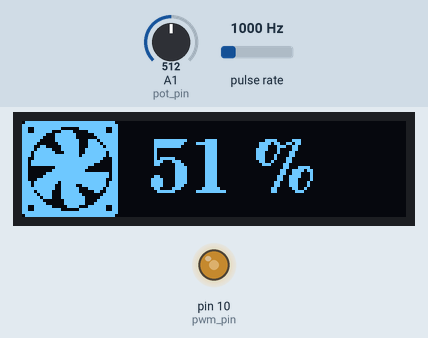
Bench run of a sketch on a simulated SparkFun Pro Micro, built with avr-gcc and run on an emulated ATmega32U4. On the bench: 128×32 one-colour display, output pins drawn as LEDs (lit = HIGH). Wiring (inferred from the names in the program): pulse sensor: data pin 7. The inputs (shaded band) are chosen by the test bench; at power-on: pulse rate 1000 Hz, A1 (pot_pin) = 512.

Above: at 1.2 s.
1.3 s: pulse rate (sensor on pin 7) set to 100 Hz
At 1.43 s:
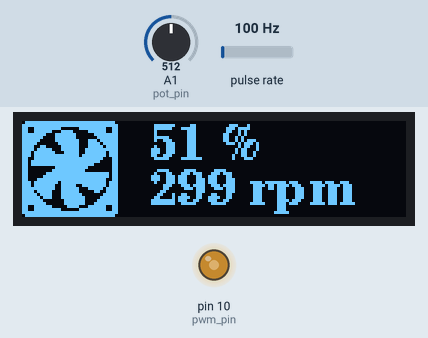
3.0 s: pulse rate (sensor on pin 7) set to 1250 Hz
6.0 s: A1 (pot_pin) set to 1023
At 7.0 s:
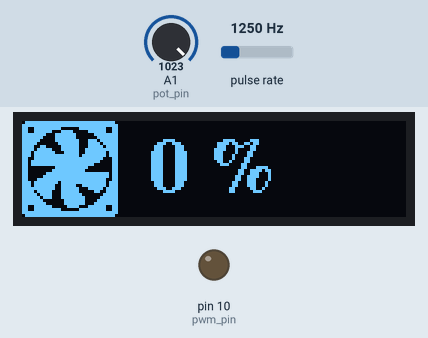
7.6 s: A1 (pot_pin) set to 900
At 8.4 s:
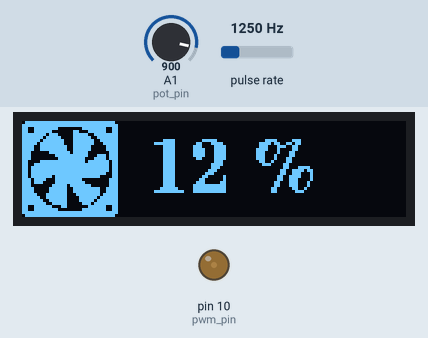
9.3 s: A1 (pot_pin) set to 306
At 10.2 s:
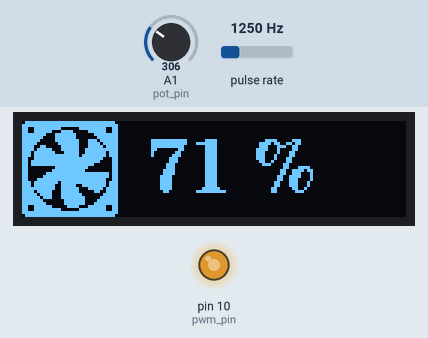
11.1 s: A1 (pot_pin) set to 122
At 12.1 s:
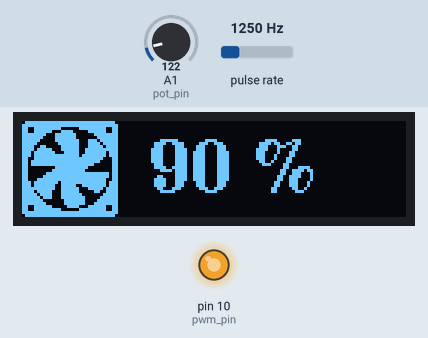
Timing chart, 0 to 13.9 s (numbered marks = the images above; inputs shaded):
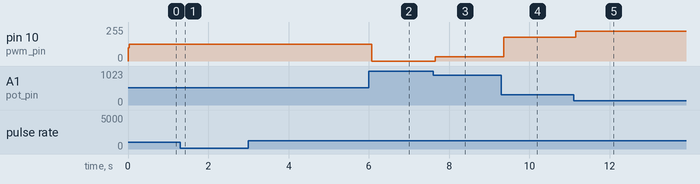

The sketch:

FanControllerMK2.ino
```cpp
/* FanController MK2
 * By Karl Kristian Dyrholm Torp
 * Arduino Pro Micro
 * 128x32 I2C OLED. SDA - D2, SCL - D3
 * Potmeter on ACD input A1
 * FAN tachometer input on D7
 * FAN PWM output on D10
 */

#include <Arduino.h>
#include <U8g2lib.h>
#include <Wire.h>

#define Fan_icon_size 32
const unsigned char Fan1_bits[] PROGMEM = {
   0xfe, 0xff, 0xff, 0x7f, 0xff, 0xff, 0xff, 0xff, 0xf3, 0x0f, 0xf0, 0xcf,
   0xf3, 0x03, 0xc6, 0xcf, 0xff, 0x0e, 0x3e, 0xff, 0x7f, 0x1f, 0x7e, 0xfe,
   0xbf, 0x3f, 0xfe, 0xfc, 0xdf, 0x3f, 0xfe, 0xf8, 0xcf, 0x7f, 0x7e, 0xf0,
   0xcf, 0x7f, 0x7e, 0xf0, 0x07, 0xfe, 0x3e, 0xe0, 0x07, 0xf8, 0x3f, 0xee,
   0x07, 0xf0, 0x1f, 0xef, 0xc3, 0xff, 0xdf, 0xdf, 0xf3, 0xff, 0xff, 0xdf,
   0xfb, 0xff, 0xff, 0xdf, 0xfb, 0xff, 0xff, 0xdf, 0xfb, 0xff, 0xff, 0xcf,
   0xfb, 0xfb, 0xff, 0xc3, 0xf7, 0xf8, 0x0f, 0xe0, 0x77, 0xf8, 0x1f, 0xe0,
   0x07, 0x7c, 0x7f, 0xe0, 0x0f, 0x7e, 0xfe, 0xf3, 0x0f, 0x7e, 0xfe, 0xf3,
   0x1f, 0x7f, 0xfc, 0xfb, 0x3f, 0x7f, 0xf8, 0xfd, 0x7f, 0x7e, 0xf8, 0xfe,
   0xff, 0x7c, 0x70, 0xff, 0xf3, 0x63, 0xc0, 0xcf, 0xf3, 0x0f, 0xf0, 0xcf,
   0xff, 0xff, 0xff, 0xff, 0xfe, 0xff, 0xff, 0x7f };

const unsigned char Fan2_bits[] PROGMEM = {
   0xfe, 0xff, 0xff, 0x7f, 0xff, 0xff, 0xff, 0xff, 0xf3, 0x1f, 0xf8, 0xcf,
   0xf3, 0xe3, 0xc1, 0xcf, 0xff, 0xf8, 0x03, 0xff, 0x7f, 0xf8, 0x03, 0xfe,
   0x3f, 0xf8, 0xc7, 0xfd, 0x1f, 0xf0, 0xc7, 0xfb, 0xcf, 0xe0, 0xc7, 0xf7,
   0xef, 0xe3, 0xe7, 0xff, 0xf7, 0xc7, 0xe7, 0xef, 0xf7, 0xff, 0xf7, 0xef,
   0xf3, 0xff, 0xff, 0xc7, 0xfb, 0xff, 0xff, 0xc3, 0xfb, 0xff, 0xff, 0xc0,
   0x03, 0xf8, 0x3f, 0xc0, 0x03, 0xfc, 0x1f, 0xc0, 0x03, 0xff, 0xff, 0xdf,
   0x83, 0xff, 0xff, 0xdf, 0xe3, 0xff, 0xff, 0xcf, 0xf7, 0xef, 0xff, 0xef,
   0xf7, 0xe7, 0xf3, 0xef, 0xff, 0xe7, 0xc7, 0xf7, 0xef, 0xe3, 0x07, 0xf3,
   0xdf, 0xe3, 0x0f, 0xf8, 0xbf, 0xe3, 0x1f, 0xfc, 0x7f, 0xc0, 0x1f, 0xfe,
   0xff, 0xc0, 0x1f, 0xff, 0xf3, 0x83, 0xc7, 0xcf, 0xf3, 0x1f, 0xf8, 0xcf,
   0xff, 0xff, 0xff, 0xff, 0xfe, 0xff, 0xff, 0x7f };


#define tachometer_pin 7
#define pwm_pin 10
#define pot_pin 1

U8G2_SSD1306_128X32_UNIVISION_F_HW_I2C u8g2(U8G2_R2, U8X8_PIN_NONE, SCL, SDA);
uint8_t fan_icon_state = 0;
uint16_t average[10] = {0,0,0,0,0,0,0,0,0,0};
uint8_t average_index = 0;
uint8_t zero_rpm_readings = 0;
uint16_t avgRpm = 0;

uint16_t updateAverage(uint16_t newVal)
{
  uint32_t avg = 0;
  average[average_index++] = newVal;
  if(average_index > 9) {
    average_index = 0;
  }
  for(uint8_t i = 0; i < 10; ++i){
    avg += average[i];
  }
  return avg / 10;
}

void setup(void) {
  pinMode(tachometer_pin, INPUT_PULLUP);
  pinMode(pwm_pin, OUTPUT);
  setup_pwm_25khz();
  set_compare_reg(250);

  //delay(2000); // Some OLEDs are not ready to communicate right after power-up.
  u8g2.begin();
}

void set_compare_reg(uint16_t val)
{
  OCR1B = val;
}

void setup_pwm_25khz()
{
  TCCR1A =  _BV(COM1B1) | _BV(WGM11);               // Enable PWM outputs for  OC1B on digital pin 10
  TCCR1B = _BV(WGM13) | _BV(WGM12) | _BV(CS10);     // Set fast PWM and prescaler of 1 (none) on timer 1
  ICR1 = 650;                                       // Set the PWM frequency to ~25kHz (16MHz / (prescaler * (ICR1 + 1)))
}

void update_screen(uint8_t dutyCycle, uint16_t rpm)
{
  u8g2.clearBuffer();

  if(rpm != 0) {
    u8g2.setFont(u8g2_font_ncenB12_tr);
    u8g2.setCursor(42,13);
    u8g2.print(dutyCycle);
    u8g2.print(" %");
    u8g2.setCursor(42,28);
    u8g2.print(rpm);
    u8g2.print(" rpm");
  } else {
    u8g2.setFont(u8g2_font_ncenB18_tr);
    u8g2.setCursor(42,24);
    u8g2.print(dutyCycle);
    u8g2.print(" %");
  }

  if(fan_icon_state || (!dutyCycle && !rpm)) {
    u8g2.drawXBMP(0, 0, Fan_icon_size, Fan_icon_size, Fan2_bits);
    fan_icon_state = 0;
  } else {
    u8g2.drawXBMP(0, 0, Fan_icon_size, Fan_icon_size, Fan1_bits);
    fan_icon_state = 1;
  }
  u8g2.sendBuffer();
}

uint16_t getInverted10bit(uint16_t value)
{
  return 1023 - value;
}

uint16_t getAvgPotReading()
{
  uint8_t i = 0;
  uint32_t value = 0;
  for(i = 0; i < 32; ++i){
    value += getInverted10bit(analogRead(pot_pin));
  }
  return value / 32;
}

uint16_t getRpm()
{
  float rpm = 0;

  int duration = pulseIn(tachometer_pin, HIGH, 100000);
  if(duration) {
    rpm = (1.0 / ((float)duration / 1000000)) * 15;
  }

  return (uint16_t)rpm;
}

void loop(void) {
  uint16_t potRead = getAvgPotReading();
  uint16_t dutyCycle = potRead / 10;
  if(dutyCycle > 100) {
    dutyCycle = 100;
  }

  set_compare_reg(potRead * 0.635);

  uint16_t rpm = getRpm();

  if(rpm && rpm < 4000){
    zero_rpm_readings = 0;
    avgRpm = updateAverage(rpm);
  } else {
    zero_rpm_readings++;
    if(zero_rpm_readings >= 10) {
      zero_rpm_readings = 10;
      avgRpm = 0;
    }
  }
  update_screen(dutyCycle, avgRpm);

  delay(50);
}
```

Measured:
- after the input at 1.3 s, the display: changes after 0.08 s (image 1)
- after the input at 6.0 s, pin 10 (pwm_pin): 127/255 → 0/255 after 0.07 s; the display: first differs from a run without the input after 0.10 s (image 2)
- after the input at 7.6 s, pin 10 (pwm_pin): 0/255 → 31/255 after 0.05 s; the display: changes after 0.09 s (image 3)
- after the input at 9.3 s, pin 10 (pwm_pin): 31/255 → 179/255 after 0.07 s; the display: first differs from a run without the input after 0.10 s (image 4 shows a later state)
- after the input at 11.1 s, pin 10 (pwm_pin): 179/255 → 224/255 after 0.06 s; the display: first differs from a run without the input after 0.09 s (image 5)
